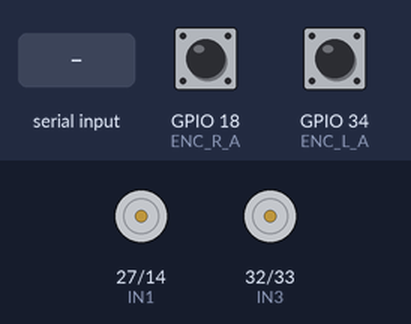
The sketch below on a simulated ESP32. Shown: motor-driver pin pairs drawn as motors (green arrow = first pin HIGH = forward, orange = second pin HIGH = backward, longer = more drive, scaled by the enable pin). The test bench sets the inputs (shaded band); at power-on: GPIO 18 (ENC_R_A) HIGH, GPIO 34 (ENC_L_A) HIGH. Nothing arrives over Bluetooth unless stated.

Above: at 1.2 s.
1.3 s: "M 90\n" received over the second serial link
At 2.1 s:
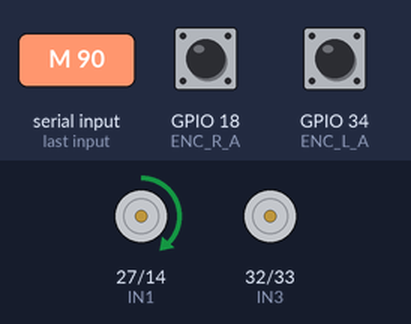
2.8 s: "M  45\n" received over the second serial link
At 3.2 s:
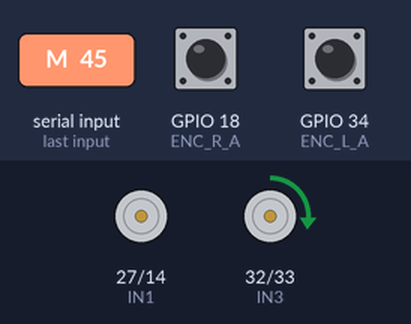
Timing chart, 0 to 5.8 s (numbered marks = the images above; inputs shaded):
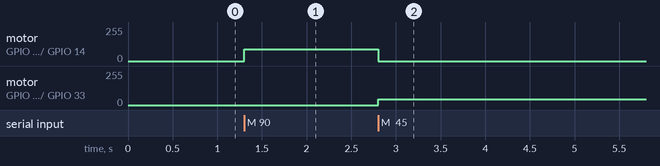

Measured:
- after the input at 1.3 s, motor on GPIO 27 (IN1) / GPIO 14 (IN2): stopped → forward 90/255 at once
- after the input at 2.8 s, motor on GPIO 27 (IN1) / GPIO 14 (IN2): forward 90/255 → stopped at once; motor on GPIO 32 (IN3) / GPIO 33 (IN4): stopped → forward 45/255 at once

The sketch:

main.ino
```cpp
/*
 * ESP32 差速小车固件 — N20 编码器电机 + L298N 驱动
 *
 * 通信协议（串口 115200 baud）：
 *   PC → ESP32:  "M <左PWM> <右PWM>\n"    例: "M 150 150\n"（前进）
 *   ESP32 → PC:  "E <左脉冲> <右脉冲>\n"   每 50ms 发送一次
 *   ESP32 → PC:  "I <ax> <ay> <az> <gx> <gy> <gz>\n"  IMU 数据（如有）
 *
 * 引脚接线：
 *   L298N: ENA=26, IN1=27, IN2=14, IN3=32, IN4=33, ENB=25
 *   编码器: 左A=34, 左B=35, 右A=18, 右B=19
 */

//蓝牙
 #include<BluetoothSerial.h>
 BluetoothSerial SerialBT;

// ===== 电机引脚 =====
const int ENA = 26, IN1 = 27, IN2 = 14;  // 左电机
const int ENB = 25, IN3 = 32, IN4 = 33;  // 右电机

// ===== 编码器引脚 =====
const int ENC_L_A = 34, ENC_L_B = 35;
const int ENC_R_A = 18, ENC_R_B = 19;

// ===== 编码器计数器 =====
volatile long enc_left  = 0;
volatile long enc_right = 0;

// ===== 电机参数 =====
const int PWM_FREQ = 5000;
const int PWM_RES  = 8;   // 0-255
const int PWM_MAX  = 255;

// ===== 定时发送 =====
unsigned long last_send = 0;
const unsigned long SEND_INTERVAL = 50;  // ms

// ===== 前置声明（Arduino 预处理会重排函数顺序） =====
enum Motor { LEFT, RIGHT };
void set_motor(Motor side, int pwm);
void stop();

void IRAM_ATTR on_enc_left() {
  if (digitalRead(ENC_L_B)) enc_left++; else enc_left--;
}

void IRAM_ATTR on_enc_right() {
  if (digitalRead(ENC_R_B)) enc_right++; else enc_right--;
}


void setup() {
  SerialBT.begin("car");

  // ---- 电机引脚 ----
  pinMode(ENA, OUTPUT); pinMode(IN1, OUTPUT); pinMode(IN2, OUTPUT);
  pinMode(ENB, OUTPUT); pinMode(IN3, OUTPUT); pinMode(IN4, OUTPUT);

  ledcSetup(0, PWM_FREQ, PWM_RES); ledcAttachPin(ENA, 0);
  ledcSetup(1, PWM_FREQ, PWM_RES); ledcAttachPin(ENB, 1);

  // ---- 编码器引脚 ----
  pinMode(ENC_L_A, INPUT_PULLUP); pinMode(ENC_L_B, INPUT_PULLUP);
  pinMode(ENC_R_A, INPUT_PULLUP); pinMode(ENC_R_B, INPUT_PULLUP);
  attachInterrupt(digitalPinToInterrupt(ENC_L_A), on_enc_left,  CHANGE);
  attachInterrupt(digitalPinToInterrupt(ENC_R_A), on_enc_right, CHANGE);

  stop();
  SerialBT.println("ESP32 ready");
}


void loop() {
  // ---- 1) 接收 PC 指令 ----
  if (SerialBT.available()) {
    String cmd = SerialBT.readStringUntil('\n');
    cmd.trim();
    if (cmd.startsWith("M ")) {
      int sp1 = cmd.indexOf(' ', 2);
      int left  = cmd.substring(2, sp1).toInt();
      int right = cmd.substring(sp1 + 1).toInt();
      set_motor(LEFT,  left);
      set_motor(RIGHT, right);
    }
  }

  // ---- 2) 定时发送编码器数据 ----
  if (millis() - last_send >= SEND_INTERVAL) {
    last_send = millis();
    SerialBT.print("E ");
    SerialBT.print(enc_left);
    SerialBT.print(" ");
    SerialBT.println(enc_right);
  }
}


// ==================== 电机控制 ====================

void set_motor(Motor side, int pwm) {
  pwm = constrain(pwm, -PWM_MAX, PWM_MAX);

  int en, in1, in2;
  if (side == LEFT)  { en = 0; in1 = IN1; in2 = IN2; }
  else               { en = 1; in1 = IN3; in2 = IN4; }

  if (pwm > 0) {
    digitalWrite(in1, HIGH); digitalWrite(in2, LOW);
  } else if (pwm < 0) {
    digitalWrite(in1, LOW);  digitalWrite(in2, HIGH);
  } else {
    digitalWrite(in1, LOW);  digitalWrite(in2, LOW);  // 刹车
  }
  ledcWrite(en, abs(pwm));
}

void stop() {
  set_motor(LEFT, 0);
  set_motor(RIGHT, 0);
}
```
